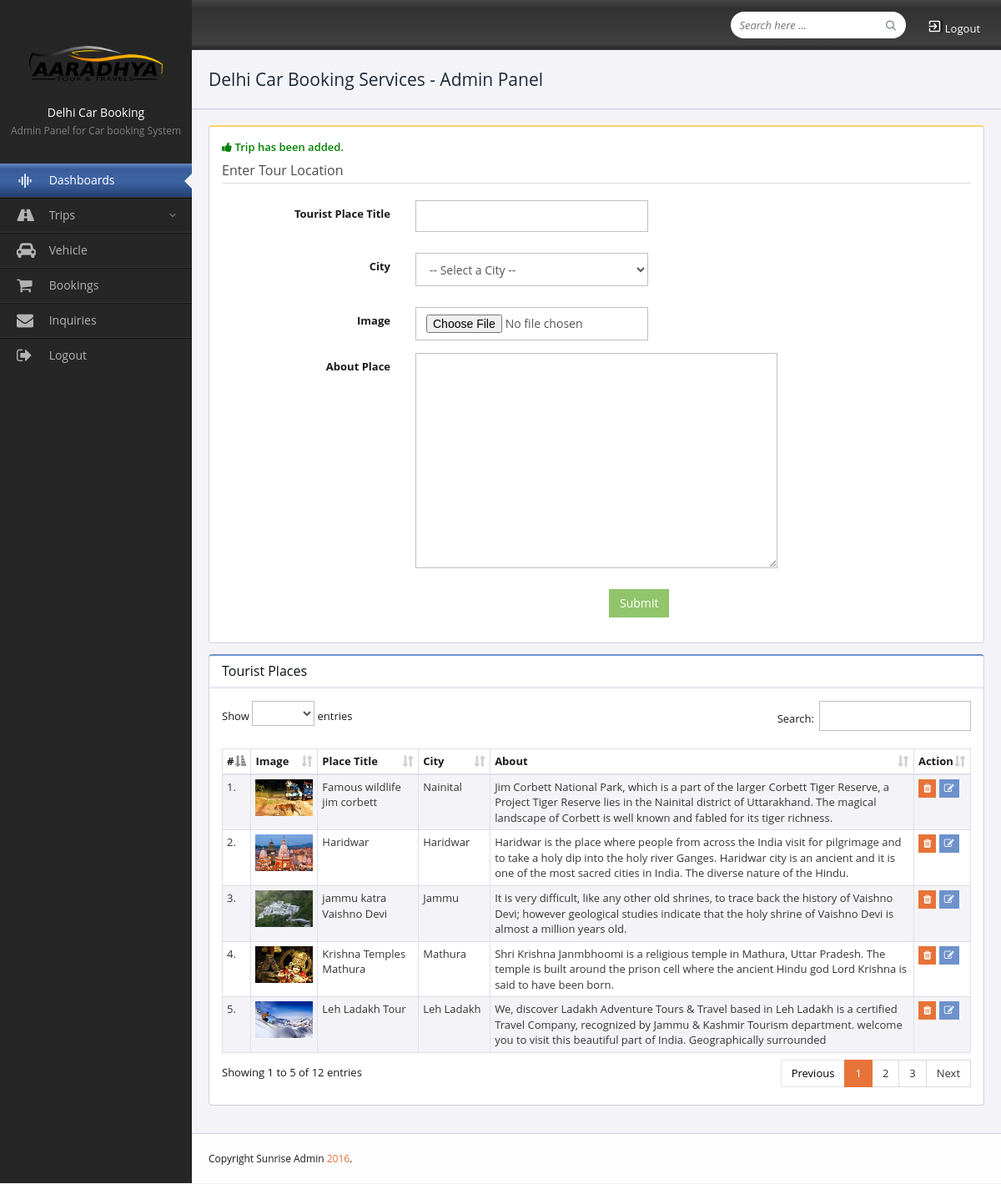
Screenshot of /delhicab-admin/tour-locations.php?msg=success (signed in) with the database file from the repository.
### tables this page shows
CREATE TABLE `tour_locations` (
  `place_id` int(20) NOT NULL,
  `title` text NOT NULL,
  `city` varchar(255) NOT NULL,
  `image` text NOT NULL,
  `about` text NOT NULL,
  `status` varchar(20) NOT NULL
);

### delhicab-admin/tour-locations.php (the view, shortened to what this page needs)
<?php
 include('connection.php');
?>
<!DOCTYPE html>
<html lang="en">
<head>
    <link href="css/bootstrap.min.css" rel="stylesheet" media="screen">
    <link href="css/animate.css" rel="stylesheet" media="screen">
    <link href="css/main.css" rel="stylesheet" media="screen">
    <link rel="stylesheet" href="css/datepicker/daterangepicker-bs3.css">
     <link href="fonts/icomoon/icomoon.css" rel="stylesheet" />
    <link href="css/wysiwyg-editor/editor.css" rel="stylesheet" />
	<link rel="stylesheet" href="css/datatables/dataTables.bs.min.css">
    <link rel="stylesheet" href="css/datatables/autoFill.bs.min.css">
    <link rel="stylesheet" href="css/datatables/fixedHeader.bs.css">
   <link href="https://stackpath.bootstrapcdn.com/font-awesome/4.7.0/css/font-awesome.min.css" rel="stylesheet" media="screen">
</head>
<body class="blue">
    <?php include('navbar.php');?>
    <div class="dashboard-wrapper dashboard-wrapper-lg">
        <?php include('topbar.php');?>
        <div class="main-container">
            <div class="container-fluid">
                <div class="row gutter">
                    <div class="col-lg-12 col-md-12 col-sm-12 col-xs-12">
                        <div class="panel panel-yellow">
                            <div class="panel-body">
							<?php if(isset($_GET['msg'])) { ?><p style="color: green; font-weight:600"><i class="fa fa-thumbs-up"></i> Trip has been added.</p><?php } ?>
                                <form method="post" action="insert-location.php" class="form-horizontal" enctype="multipart/form-data">
                                    <fieldset>
                                        <legend>Enter Tour Location</legend>
                                        <div class="form-group">
                                            <label class="col-lg-3 control-label">Tourist Place Title</label>
                                            <div class="col-lg-4">
                                                <input type="text" class="form-control" name="title" required="">
                                            </div>
                                        </div>
										<div class="form-group has-feedback">
                                            <label class="col-lg-3 control-label">City</label>
                                            <div class="col-lg-4">
                                                <select class="form-control" name="city" required="">
                                                    <option>-- Select a City --</option>
                                                </select>
                                            </div>
                                        </div>
										<div class="form-group">
                                            <label class="col-lg-3 control-label">Image</label>
                                            <div class="col-lg-4">
                                                <input type="file" class="form-control" name="image" required="">
                                            </div>
                                        </div>
										<div class="form-group">
                                            <label class="col-lg-3 control-label">About Place</label>
                                            <div class="col-lg-6">
                                                <textarea rows="12" class="form-control" name="about"></textarea>
                                            </div>
                                        </div>
                                        <div class="form-group">
                                        <div class="col-lg-6 col-lg-offset-6">
                                            <button type="submit" class="btn btn-success">Submit</button>
                                        </div>
                                    </div>
                                    </fieldset>
                                </form>
                            </div>
                        </div>
                    </div>
                </div>
				<div class="row gutter">
                    <div class="col-lg-12 col-md-12 col-sm-12 col-xs-12">
                        <div class="panel panel-blue">
                            <div class="panel-heading">
                                <h4>Tourist Places</h4></div>
                            <div class="panel-body">
                                <div class="table-responsive">
                                    <table id="basicExample" class="table table-striped table-condensed table-bordered no-margin">
                                        <thead>
                                            <tr>
                                                <th>#</th>
                                                <th>Image</th>
                                                <th>Place Title</th>
                                                <th>City</th>
                                                <th>About</th>
                                                <th>Action</th>
                                            </tr>
                                        </thead>
                                        <tbody>
											<?php $all_cats= "SELECT * from tour_locations order by title";
											$run_query=mysqli_query($admin_con, $all_cats);
											$i=1;
											 while($result=mysqli_fetch_array($run_query)){
											?>
                                            <tr>
                                                <td><?php echo $i; ?>.</td>
                                                <td><img style="width:100px" class="img-responsive" src="img/locations/<?php echo $result['image']?>" alt="" /></td>
                                                <td><?php echo $result['title']?></td>
                                                <td><?php echo $result['city']?></td>
                                                <td><?php echo $result['about']?></td>
                                                <td><a href="delete-tourlocation.php?delete=<?php echo $result['place_id']?>" class="btn btn-danger btn-xs"><i class="fa fa-trash"></i> </a>
                                        <a type="button" class="btn btn-info btn-xs"><i class="fa fa-edit"></i> </a></td>
                                            </tr>
                                            <?php $i++;} ?>
                                        </tbody>
                                    </table>
                                </div>
                            </div>
                        </div>
                    </div>
                </div>
            </div>
        </div>
        <footer>Copyright Sunrise Admin <span>2016</span>.</footer>
    </div>
</body>
</html>

### delhicab-admin/navbar.php (shortened to what this page needs)
<div class="vertical-nav">
        <div class="logo">
            <a href="index.html"><img src="img/logo.png" alt="Sunrise"></a>
        </div>
        <div class="user-info">
            <h5 class="user-name-o">Delhi Car Booking</h5>
            <p class="profile-complete">Admin Panel for Car booking System</p>
        </div>
        <ul class="menu clearfix">
            <li class="active selected"><a href="dashboard.php"><i class="icon-graphic_eq"></i> <span class="menu-item">Dashboards</span> </a>
            </li>
            <li><a href="#"><i class="fa fa-road"></i> <span class="menu-item">Trips</span> <span class="down-arrow"></span></a>
            </li>
			 <li class=""><a href="vehicles.php"><i class="fa fa-car"></i> <span class="menu-item">Vehicle</span> </a>
            </li>
			 <li class=""><a href="bookings.php"><i class="fa fa-shopping-cart"></i> <span class="menu-item">Bookings</span> </a>
			 <li class=""><a href="inquiries.php"><i class="fa fa-envelope"></i> <span class="menu-item">Inquiries</span> </a>
            </li>
			<li class=""><a href="logout.php"><i class="fa fa-sign-out"></i> <span class="menu-item">Logout</span> </a>
            </li>
        </ul>
    </div>

### delhicab-admin/topbar.php (shortened to what this page needs)
<header>
            <div class="pull-right">
                <ul id="mini-nav" class="clearfix">
                    <li class="list-box dropdown hidden-xs"><a href="logout.php" style="color:white"><i class="icon-exit_to_app"></i> Logout</a></li>
                </ul>
            </div>
            <div class="custom-search hidden-sm hidden-xs">
                <input type="text" class="search-query" placeholder="Search here ..."> <i class="icon-search4"></i></div>
        </header>
		 <div class="top-bar clearfix">
            <div class="page-title">
                <h4>Delhi Car Booking Services - Admin Panel</h4></div>
        </div>

### delhicab-admin/css/wysiwyg-editor/editor.css (style rules this page uses)
.uneditable-input, input[type=text], input[type=url], input[type=search], input[type=tel], input[type=color], input[type=password], input[type=datetime], input[type=datetime-local], input[type=date], input[type=month], input[type=time], input[type=week], input[type=number], input[type=email], select, textarea { height: auto; margin-bottom: 10px }

### rows the page displays
tour_locations: image (picture), title "Famous wildlife jim corbett", city "Nainital", about "Jim Corbett National Park, which is a part of the larger Corbett Tiger Reserve, a Project Tiger Reserve lies in the Nainital district of Uttarakhand. The magical landscape of Corbett is well known and fabled for its tiger richness."
tour_locations: image (picture), title "Haridwar", city "Haridwar", about "Haridwar is the place where people from across the India visit for pilgrimage and to take a holy dip into the holy river Ganges. Haridwar city is an ancient and it is one of the most sacred cities in India. The diverse nature of the Hindu."
tour_locations: image (picture), title "jammu katra Vaishno Devi", city "Jammu", about "It is very difficult, like any other old shrines, to trace back the history of Vaishno Devi; however geological studies indicate that the holy shrine of Vaishno Devi is almost a million years old."
tour_locations: image (picture), title "Krishna Temples Mathura", city "Mathura", about "Shri Krishna Janmbhoomi is a religious temple in Mathura, Uttar Pradesh. The temple is built around the prison cell where the ancient Hindu god Lord Krishna is said to have been born."
tour_locations: image (picture), title "Leh Ladakh Tour", city "Leh Ladakh", about "We, discover Ladakh Adventure Tours & Travel based in Leh Ladakh is a certified Travel Company, recognized by Jammu & Kashmir Tourism department. welcome you to visit this beautiful part of India. Geographically surrounded"
